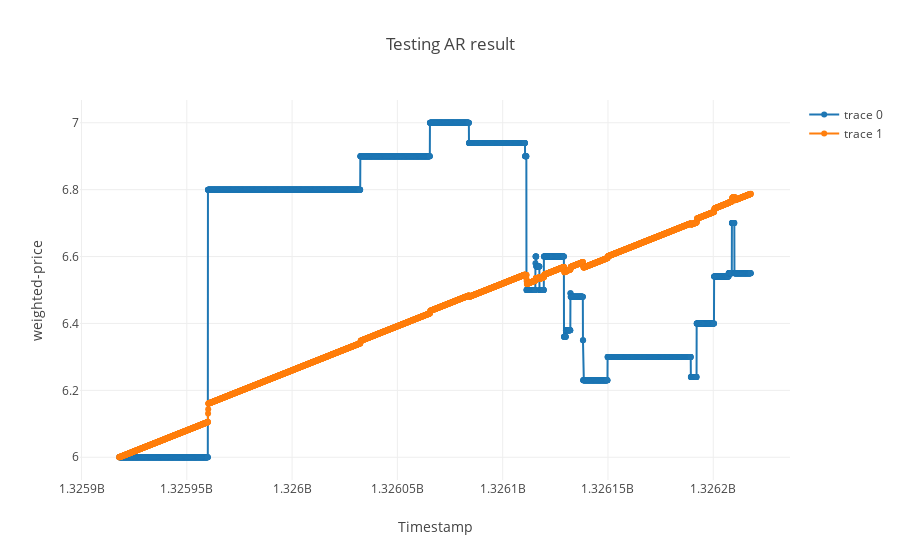
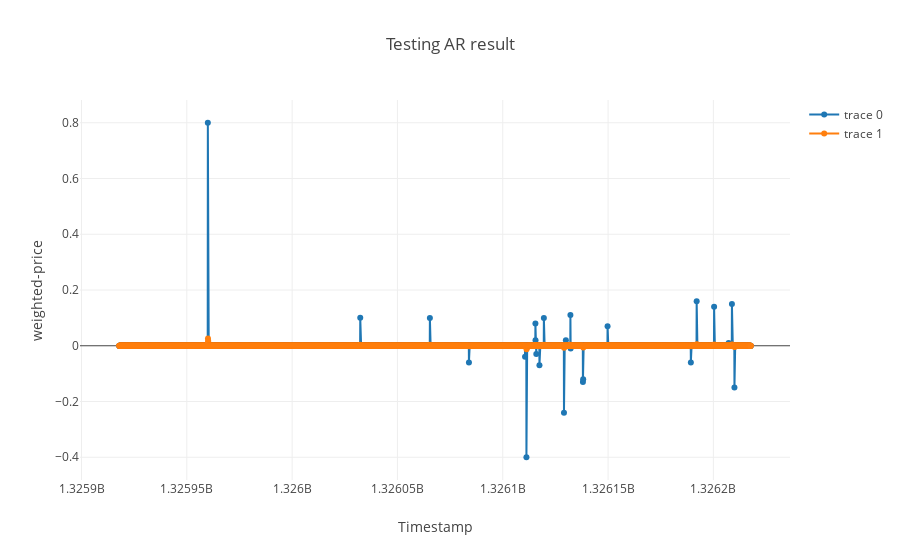

The code cell stored with these charts, in order, in its notebook:
### Code cell
# # # plot optimal AR prediction in test sample
model = ARIMA(Y_train, order=(int(k_AR_best[2]), diff, k_MA))
model_fit = model.fit(disp=0)

model = ARIMA(Y_test, order=(int(k_AR_best[2]), diff, k_MA))
model.fit()
x_hat = np.cumsum(np.insert(model.predict(params=model_fit.params), 0, X_test[0]))

trace = go.Scatter(
    x = Timestamp_test,
    y = X_test,
    mode = 'lines+markers')

trace_hat = go.Scatter(
    x = Timestamp_test,
    y = x_hat,
    mode = 'lines+markers')

layout = dict(title = 'Testing AR result',
              xaxis = dict(title = 'Timestamp'),
              yaxis = dict(title = 'weighted-price'))
fig = dict(data=[trace,trace_hat], layout=layout)
plotly.offline.iplot(fig, filename='AR_test')


trace = go.Scatter(
    x = Timestamp_test,
    y = Y_test,
    mode = 'lines+markers')

trace_hat = go.Scatter(
    x = Timestamp_test,
    y = model.predict(params=model_fit.params),
    mode = 'lines+markers')

layout = dict(title = 'Testing AR result',
              xaxis = dict(title = 'Timestamp'),
              yaxis = dict(title = 'weighted-price'))
fig = dict(data=[trace,trace_hat], layout=layout)
plotly.offline.iplot(fig, filename='AR_test')

### Figure 1 — Plotly figure (JSON) as saved in the notebook; plotly's stock layout.template omitted (floating-point values rounded to 4 significant figures; data arrays with more than 128 entries replaced by an {"elided": "..."} marker saying what was removed)
{"data": [{"mode": "lines+markers", "type": "scatter", "x": {"elided": "4999 int values"}, "y": {"elided": "4999 float values"}}, {"mode": "lines+markers", "type": "scatter", "x": {"elided": "4999 int values"}, "y": {"elided": "4999 float values"}}], "layout": {"title": "Testing AR result", "xaxis": {"title": "Timestamp"}, "yaxis": {"title": "weighted-price"}}}

### Figure 2 — Plotly figure (JSON) as saved in the notebook; plotly's stock layout.template omitted (floating-point values rounded to 4 significant figures; data arrays with more than 128 entries replaced by an {"elided": "..."} marker saying what was removed)
{"data": [{"mode": "lines+markers", "type": "scatter", "x": {"elided": "4999 int values"}, "y": {"elided": "4998 float values"}}, {"mode": "lines+markers", "type": "scatter", "x": {"elided": "4999 int values"}, "y": {"elided": "4998 float values"}}], "layout": {"title": "Testing AR result", "xaxis": {"title": "Timestamp"}, "yaxis": {"title": "weighted-price"}}}
